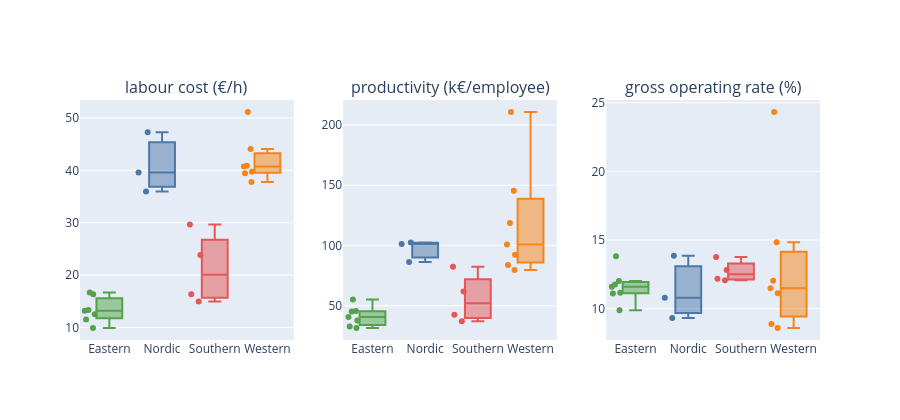

Notebook source saved alongside this figure:
### Markdown cell above
### EU groups
Nordic, Western, Southern, Eastern on labour cost, productivity and gross operating rate (Kruskal–Wallis across groups).

### Code cell
cols = ["labour cost (€/h)", "productivity (k€/employee)", "gross operating rate (%)"]
fig = make_subplots(rows=1, cols=3, subplot_titles=cols)
colors = {"Nordic": "#4C78A8", "Western": "#F58518", "Southern": "#E45756", "Eastern": "#54A24B"}
for k, c in enumerate(cols, 1):
    for g, gg in tbl.groupby("eu_group"):
        fig.add_trace(go.Box(y=gg[c], name=g, boxpoints="all", text=gg.name, jitter=.5, marker_color=colors[g], showlegend=False), row=1, col=k)
fig.update_layout(height=420); fig.show()
pd.Series({c: stats.kruskal(*[g[c].dropna().values for _, g in tbl.groupby("eu_group")]).pvalue for c in cols}, name="Kruskal–Wallis p")

### Figure 1 — Plotly figure (JSON) as saved in the notebook; plotly's stock layout.template omitted (floating-point values rounded to 4 significant figures)
{"data": [{"boxpoints": "all", "jitter": 0.5, "marker": {"color": "#54A24B"}, "name": "Eastern", "showlegend": false, "text": ["Czechia", "Estonia", "Hungary", "Latvia", "Lithuania", "Poland", "Romania"], "type": "box", "xaxis": "x", "y": [16.36, 16.68, 11.54, 12.56, 13.2, 13.34, 9.92], "yaxis": "y"}, {"boxpoints": "all", "jitter": 0.5, "marker": {"color": "#4C78A8"}, "name": "Nordic", "showlegend": false, "text": ["Denmark", "Finland", "Sweden"], "type": "box", "xaxis": "x", "y": [47.28, 35.96, 39.58], "yaxis": "y"}, {"boxpoints": "all", "jitter": 0.5, "marker": {"color": "#E45756"}, "name": "Southern", "showlegend": false, "text": ["Greece", "Italy", "Portugal", "Spain"], "type": "box", "xaxis": "x", "y": [14.98, 29.66, 16.36, 23.84], "yaxis": "y"}, {"boxpoints": "all", "jitter": 0.5, "marker": {"color": "#F58518"}, "name": "Western", "showlegend": false, "text": ["Austria", "Belgium", "France", "Germany", "Ireland", "Luxembourg", "Netherlands"], "type": "box", "xaxis": "x", "y": [39.44, 44.06, 40.74, 39.72, 37.78, 51.12, 40.86], "yaxis": "y"}, {"boxpoints": "all", "jitter": 0.5, "marker": {"color": "#54A24B"}, "name": "Eastern", "showlegend": false, "text": ["Czechia", "Estonia", "Hungary", "Latvia", "Lithuania", "Poland", "Romania"], "type": "box", "xaxis": "x2", "y": [55.26, 45.58, 40.74, 32.77, 37.77, 45.26, 31.55], "yaxis": "y2"}, {"boxpoints": "all", "jitter": 0.5, "marker": {"color": "#4C78A8"}, "name": "Nordic", "showlegend": false, "text": ["Denmark", "Finland", "Sweden"], "type": "box", "xaxis": "x2", "y": [102.5, 86.35, 101.2], "yaxis": "y2"}, {"boxpoints": "all", "jitter": 0.5, "marker": {"color": "#E45756"}, "name": "Southern", "showlegend": false, "text": ["Greece", "Italy", "Portugal", "Spain"], "type": "box", "xaxis": "x2", "y": [37.08, 82.38, 42.55, 61.77], "yaxis": "y2"}, {"boxpoints": "all", "jitter": 0.5, "marker": {"color": "#F58518"}, "name": "Western", "showlegend": false, "text": ["Austria", "Belgium", "France", "Germany", "Ireland", "Luxembourg", "Netherlands"], "type": "box", "xaxis": "x2", "y": [92.4, 118.7, 83.76, 79.58, 210.7, 145.4, 100.7], "yaxis": "y2"}, {"boxpoints": "all", "jitter": 0.5, "marker": {"color": "#54A24B"}, "name": "Eastern", "showlegend": false, "text": ["Czechia", "Estonia", "Hungary", "Latvia", "Lithuania", "Poland", "Romania"], "type": "box", "xaxis": "x3", "y": [11.11, 9.885, 11.59, 11.16, 11.76, 12.01, 13.82], "yaxis": "y3"}, {"boxpoints": "all", "jitter": 0.5, "marker": {"color": "#4C78A8"}, "name": "Nordic", "showlegend": false, "text": ["Denmark", "Finland", "Sweden"], "type": "box", "xaxis": "x3", "y": [10.79, 9.317, 13.85], "yaxis": "y3"}, {"boxpoints": "all", "jitter": 0.5, "marker": {"color": "#E45756"}, "name": "Southern", "showlegend": false, "text": ["Greece", "Italy", "Portugal", "Spain"], "type": "box", "xaxis": "x3", "y": [12.82, 13.76, 12.18, 12.07], "yaxis": "y3"}, {"boxpoints": "all", "jitter": 0.5, "marker": {"color": "#F58518"}, "name": "Western", "showlegend": false, "text": ["Austria", "Belgium", "France", "Germany", "Ireland", "Luxembourg", "Netherlands"], "type": "box", "xaxis": "x3", "y": [11.11, 12.04, 8.877, 11.49, 24.32, 8.59, 14.84], "yaxis": "y3"}], "layout": {"annotations": [{"font": {"size": 16}, "showarrow": false, "text": "labour cost (€/h)", "x": 0.1444, "xanchor": "center", "xref": "paper", "y": 1, "yanchor": "bottom", "yref": "paper"}, {"font": {"size": 16}, "showarrow": false, "text": "productivity (k€/employee)", "x": 0.5, "xanchor": "center", "xref": "paper", "y": 1, "yanchor": "bottom", "yref": "paper"}, {"font": {"size": 16}, "showarrow": false, "text": "gross operating rate (%)", "x": 0.8556, "xanchor": "center", "xref": "paper", "y": 1, "yanchor": "bottom", "yref": "paper"}], "height": 420, "xaxis": {"anchor": "y", "domain": [0, 0.2889]}, "xaxis2": {"anchor": "y2", "domain": [0.3556, 0.6444]}, "xaxis3": {"anchor": "y3", "domain": [0.7111, 1]}, "yaxis": {"anchor": "x", "domain": [0, 1]}, "yaxis2": {"anchor": "x2", "domain": [0, 1]}, "yaxis3": {"anchor": "x3", "domain": [0, 1]}}}
